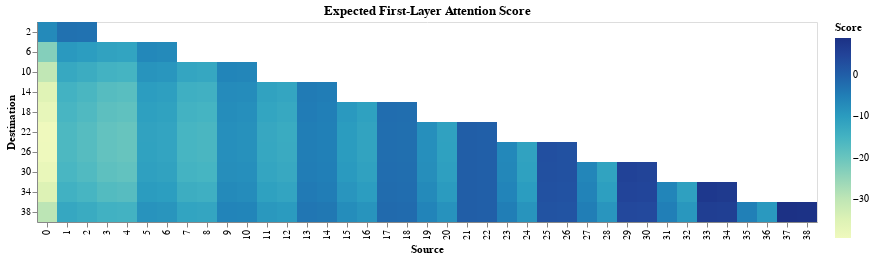

The cell this chart's notebook holds for it:
### Code cell
plot_df(df, "Expected First-Layer Attention Score", softmax=False)

### Figure 1 — Vega-Lite specification as saved in the notebook (floating-point values rounded to 4 significant figures; data arrays with more than 128 entries replaced by an {"elided": "..."} marker saying what was removed)
{"config": {"view": {"continuousWidth": 300, "continuousHeight": 300}}, "data": {"name": "data-df6f0d47419c531d7e6447679d9e93fd"}, "mark": {"type": "rect", "height": 20, "width": 20}, "encoding": {"color": {"field": "Score", "type": "quantitative"}, "x": {"field": "Source", "type": "nominal"}, "y": {"field": "Destination", "type": "nominal"}}, "title": "Expected First-Layer Attention Score", "$schema": "https://vega.github.io/schema/vega-lite/v5.20.1.json", "datasets": {"data-df6f0d47419c531d7e6447679d9e93fd": {"elided": "400 records"}}}
